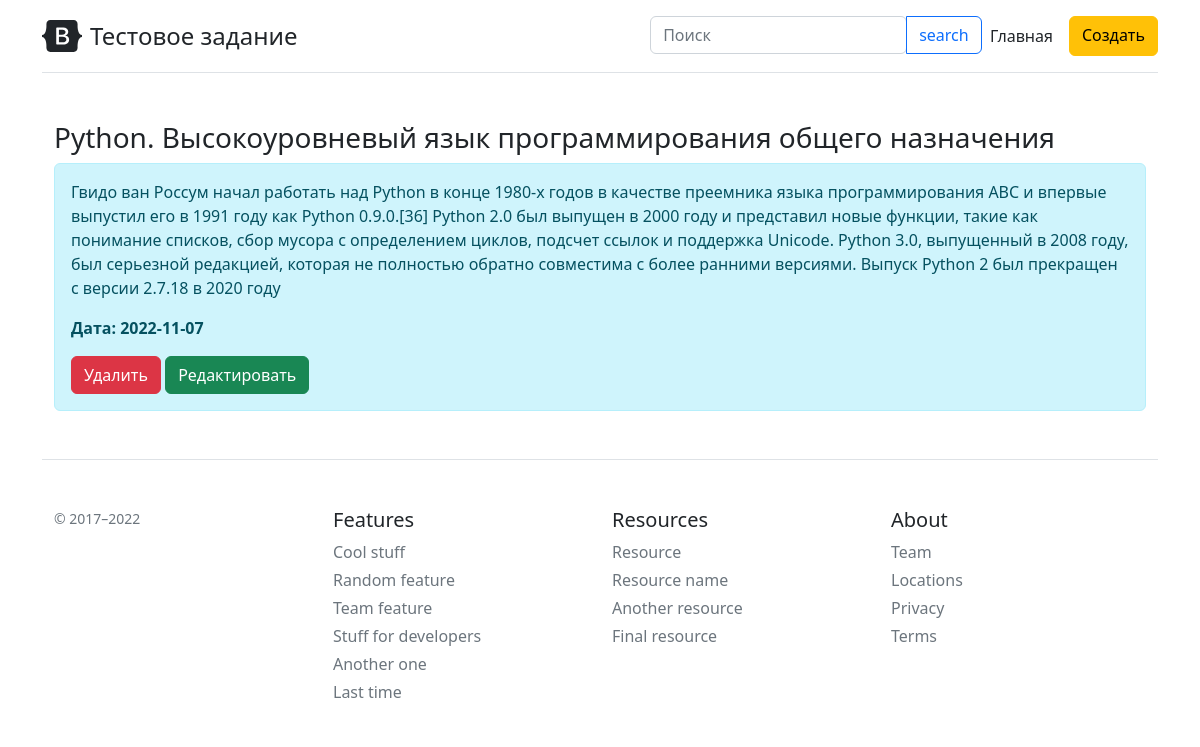
The page /post/51 on the database its author committed.
### app.py (models this page shows, shortened)
class Article(db.Model):
    id = db.Column(db.Integer, primary_key=True)
    rubrics = db.Column(db.String(300), nullable=False)
    text = db.Column(db.Text, nullable=False)
    created_date = db.Column(db.DateTime, default=datetime.utcnow)

### app.py (the view)
@app.route('/post/<int:id>')
def post(id):
    article = Article.query.get(id)
    return render_template("post.html", article=article)

### templates/post.html (shortened to what this page needs)
{% extends 'base.html' %}
{% block body %}
<div class="container mt-5">
    <h3>{{ article.rubrics }}</h3>
        <div class="alert alert-info">
            <p>{{ article.text }}</p>
            <p><b>Дата: {{ article.created_date.date() }}</b></p>
            <a href="/post/{{ article.id }}/delete" class="btn btn-danger">Удалить</a>
            <a href="/post/{{ article.id }}/update" class="btn btn-success">Редактировать</a>
        </div>
</div>
{% endblock %}

### rows shown on the page
Article: rubrics "Python. Высокоуровневый язык программирования общего назначения", text "Гвидо ван Россум начал работать над Python в конце 1980-х годов в качестве преемника языка программирования ABC и впервые выпустил его в 1991 году как Python 0.9.0.[36] Python 2.0 был выпущен в 2000 году и представил новые функции, такие как понимание списков, сбор мусора с определением циклов, подсчет ссылок и поддержка Unicode. Python 3.0, выпущенный в 2008 году, был серьезной редакцией, которая не полностью обратно совместима с более ранними версиями. Выпуск Python 2 был прекращен с версии 2.7.18 в 2020 году", created_date "2022-11-07"
